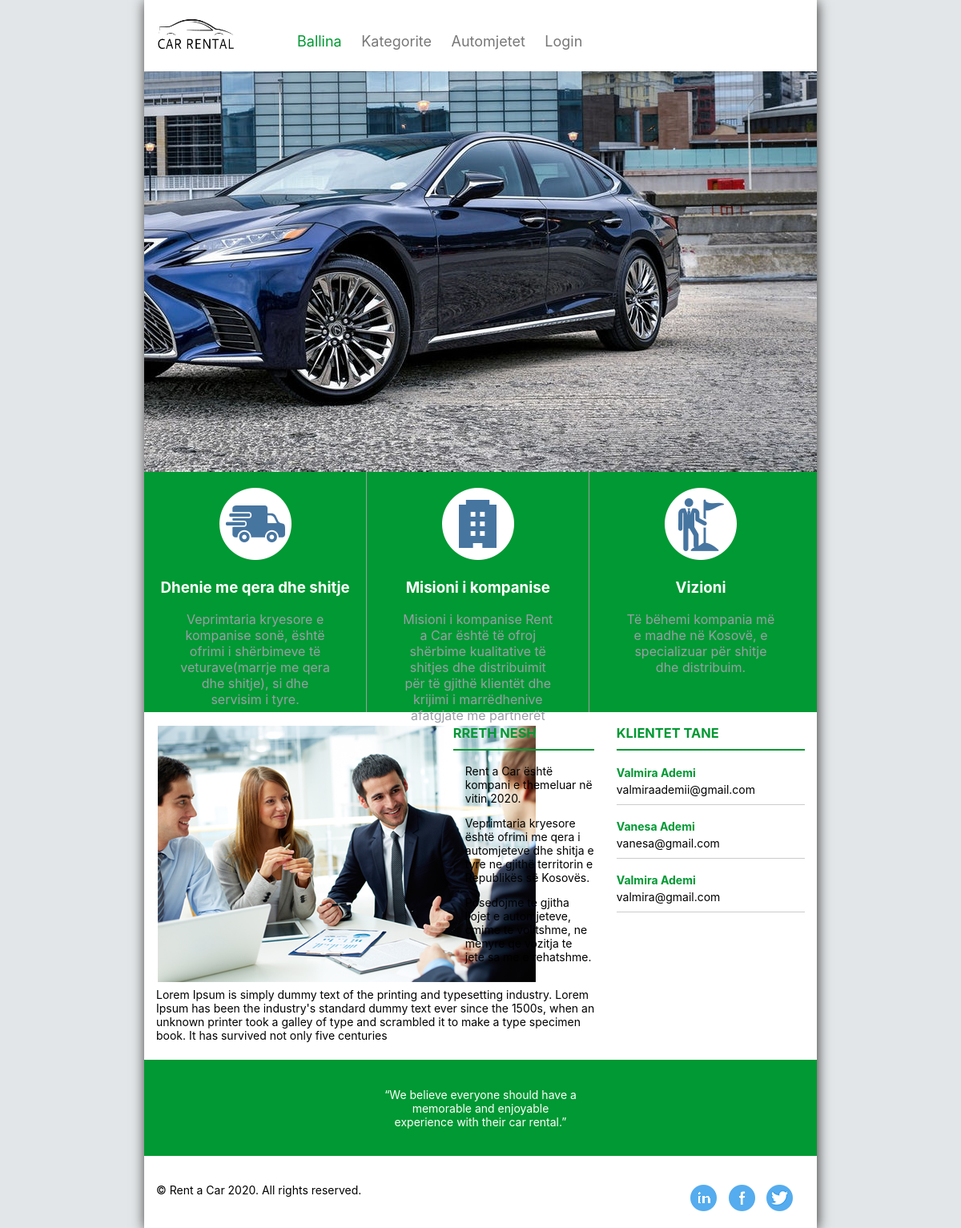
The page / on the database its author committed.
### tables this page shows
CREATE TABLE `klientet` (
  `klientiid` int(11) NOT NULL,
  `emri` varchar(255) NOT NULL,
  `mbiemri` varchar(255) NOT NULL,
  `nr_personal` bigint(20) NOT NULL,
  `email` varchar(255) NOT NULL,
  `telefoni` varchar(255) NOT NULL,
  `adresa` varchar(255) DEFAULT NULL,
  `username` varchar(255) DEFAULT NULL,
  `password` varchar(255) DEFAULT NULL,
  `roli` bit(3) NOT NULL
);

### includes/sqlFunctions.php (called while the page is built, shortened)
<?php
    function connection()
    {
        $dbconn = mysqli_connect('localhost', 'root', '', 'rentacardb');
        return $dbconn;
    }
    function merr5KlientetEFundit()
    {
        $dbconn = connection();
        $sql = "SELECT * FROM klientet ORDER BY klientiid DESC LIMIT 5";
        $result = mysqli_query($dbconn, $sql);
        return $result;
    }
?>

### index.php (the view, shortened to what this page needs)
<?php
    include_once 'includes/header.php';
    include_once 'includes/sqlFunctions.php';
?>
<div id="main">
    <div id="slide-bar">
        <div id="img">
        </div>
    </div>
    <div id="permbajtja">
        <div class="dhenie_me_qera box">
            <img src="images/div1image.png">
            <h3>Dhenie me qera dhe shitje</h3>
            <p>Veprimtaria kryesore e kompanise sonë, është ofrimi i shërbimeve të veturave(marrje me
                qera dhe shitje), si dhe servisim i tyre. </p>
        </div>
        <div class="misioni box">
            <img src="images/div2image.png">
            <h3>Misioni i kompanise</h3>
            <p>Misioni i kompanise Rent a Car është të ofroj shërbime kualitative të shitjes dhe
                distribuimit
                për të gjithë klientët dhe krijimi i marrëdhenive afatgjate me partnerët tanë.</p>
        </div>
        <div class="visioni box">
            <img src="images/div3image.png">
            <h3>Vizioni</h3>
            <p>Të bëhemi kompania më e madhe në Kosovë, e specializuar për shitje dhe distribuim.</p>
        </div>
    </div>
    <div id="rrethnesh">
        <div id="rrethneshh">
            <div id="fotoja">
                <img src="images/rrethnesh.png">
            </div>
            <div id="rrethneshPermbajtja">
                <h3>Rreth Nesh</h3>
                <p>Rent a Car është kompani e themeluar në vitin 2020.</p>
                <p>Veprimtaria kryesore është ofrimi me qera i automjeteve dhe shitja e tyre ne
                    gjithë territorin e Republikës së Kosovës.</p>
                <p>Posedojme te gjitha llojet e automjeteve, cmime te volitshme, ne menyre qe vozitja te jete sa
                    me e rehatshme.
                </p>
            </div>
            <p>Lorem Ipsum is simply dummy text of the printing and typesetting industry. Lorem Ipsum has been
                the industry's standard dummy text ever since the 1500s, when an unknown printer took a galley
                of type and scrambled it to make a type specimen book. It has survived not only five centuries
            </p>
        </div>
        <div id="klientet">
            <h3>Klientet tane</h3>
            <?php
                $klientet = merr5KlientetEFundit();
                while ( $klienti = mysqli_fetch_assoc($klientet)) {
                    ?>
                    <h4><?php echo $klienti['emri']. " " . $klienti['mbiemri']; ?></h4>
                    <p><?php echo $klienti['email'];?></p>
            <?php } ?>
        </div>
    </div>
    <div id="prefooter">
        <p><q>We believe everyone should have a memorable and enjoyable experience with their car rental.</q>
        </p>
    </div>
</div>
<?php include_once 'includes/footer.php' ?>

### includes/header.php (shortened to what this page needs)
<!DOCTYPE html>
<html>
<head>
    <link rel="stylesheet" href="css/style.css">
    <link rel="stylesheet" type="text/css" href="https://cdn.datatables.net/v/dt/dt-1.10.21/datatables.min.css" />
</head>
<body>
    <div class="container">
        <div id="header">
            <div id="logo">
                <img src="images/logo.png" alt="Logo" width="100" height="50">
            </div>
            <div id="menu">
                <ul>
                    <li><a href="index.php" class="active">Ballina</a></li>
                    <?php if(isset($_SESSION['klientiid']) && $_SESSION['roli'] == 1) { ?>
                        <li><a href="klientet.php">Klientet</a></li>
                        <li><a href="kategorite.php">Kategorite</a></li>
                        <li><a href="automjetet.php">Automjetet</a></li>
                        <li><a href="rezervimet.php">Rezervimet</a></li>
                        <li><a href="logout.php">Logout</a></li>
                        <li style = "margin-left:100px;"><i class = "fa fa-user"></i><?php echo $_SESSION['emri'] . " " .$_SESSION['mbiemri']; ?></li>
                        <?php } else {?>
                            <li><a href="kategorite.php">Kategorite</a></li>
                            <li><a href="automjetet.php">Automjetet</a></li>
                            <li><a href="login.php">Login</a></li>
                        <?php }?>
                </ul>
            </div>
        </div>

### includes/footer.php
<div id="footer">
    <p>&copy; Rent a Car 2020. All rights reserved.</p>
    <ul>
        <li><a href="#"><img src="images/insta.png" alt="Instagram"></a></li>
        <li><a href="#"><img src="images/facebook.png" alt="Facebook"></a></li>
        <li><a href="#"><img src="images/snap.png" alt="Snapchat"></a></li>
    </ul>
</div>
</div>
</body>
</html>

### css/style.css (style rules this page uses)
body { margin: 0px; padding: 0px; background-color: #e3e6e8; font-family: -apple-system, BlinkMacSystemFont, "Segoe UI", Roboto, "Helvetica Neue", Arial, sans-serif; }
.container { width: 70%; margin: 0px auto; background-color: white; box-shadow: 1px 2px 15px #333; }
.container #header #menu ul li a.active { color: #009933; }
.container #header #logo { float: left; width: 15%; padding: 20px 0px 15px 15px; }
.container #header #menu { float: left; padding-top: 25px; }
.container #header #menu ul li { display: inline; font-size: 18px; padding: 10px; }
.container #header #menu ul li a { text-decoration: none; color: #777; }
.container #main #slide-bar #img { width: 100%; height: 500px; background-image: url(../images/car1.jpg); background-position: bottom right; animation: slider 10s infinite; }
#permbajtja { margin:0 auto; background-color: #009933; }
#permbajtja .box { float: left; width: 33%; text-align: center; border-right: 1px solid rgb(153, 158, 166); height: 300px; }
#permbajtja .visioni { border-right: none !important; }
.box img { padding-top: 20px; }
.box h3 { color: #fff; }
.box p { color: rgb(153, 158, 166); padding: 0px 40px; }
#rrethnesh { width: 100%; height: 420px; }
#rrethnesh #rrethneshh { float: left; width: 70%; }
#rrethnesh #rrethneshh #fotoja { float: left; margin-top: 15px; margin-left: 15px; width: 60%; }
#rrethnesh #rrethneshh #rrethneshPermbajtja { float: left; font-size: 14px; width: 30%; margin-left: 18px; }
#rrethnesh #rrethneshh #rrethneshPermbajtja h3, .container #main #rrethnesh #klientet h3 { text-transform: uppercase; color: #009933; border-bottom: #009933 2px solid; padding-bottom: 10px; }
#rrethnesh #rrethneshh #rrethneshPermbajtja p { padding-left: 15px; }
#main #rrethnesh #rrethneshh > p { font-size: 14px; margin: 0px 15px; }
#main #rrethnesh #klientet { float: right; width: 28%; margin-right: 15px; font-size: 14px; }
.container #main #rrethnesh #klientet h4 { color: #009933; }
.container #main #rrethnesh #klientet p { margin-top: -15px; border-bottom: 1px solid #ccc; padding-bottom: 10px; }
.container #main #prefooter { background-color: #009933; width: 100%; height: 120px; text-align: center; }
.container #main #prefooter P { color: #fff; font-size: 14px; position: relative; width: 240px; top: 50%; left: 50%; transform: translate(-50%, -50%); }
.container #footer { width: 100%; height: 90px; }
.container #footer p { font-size: 14px; padding-top: 20px; float: left; padding-left: 15px; }
.container #footer ul { float: right; padding-right: 20px; padding-top: 20px; }
.container #footer ul li { display: inline; list-style-type: none; padding-right: 10px; }

### rows shown on the page
klientet: emri "Valmira", mbiemri "Ademi", email "valmiraademii@gmail.com"
klientet: emri "Vanesa", mbiemri "Ademi", email "vanesa@gmail.com"
klientet: emri "Valmira", mbiemri "Ademi", email "valmira@gmail.com"
